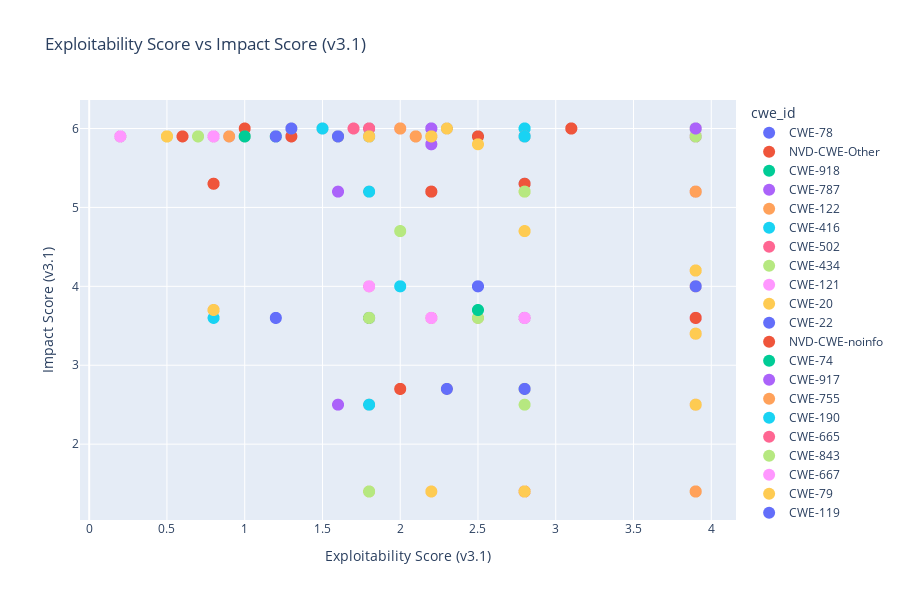

This figure's notebook cell:
### Code cell
# Scatterplot interactivo para v3.1
fig = px.scatter(df_full, 
                 x='exploitabilityScore_v31', y='impactScore_v31', 
                 color='cwe_id', 
                 title='Exploitability Score vs Impact Score (v3.1)',
                 labels={'exploitabilityScore_v31': 'Exploitability Score (v3.1)', 'impactScore_v31': 'Impact Score (v3.1)'},
                 height=600)

fig.update_traces(marker=dict(size=12))
fig.show()
